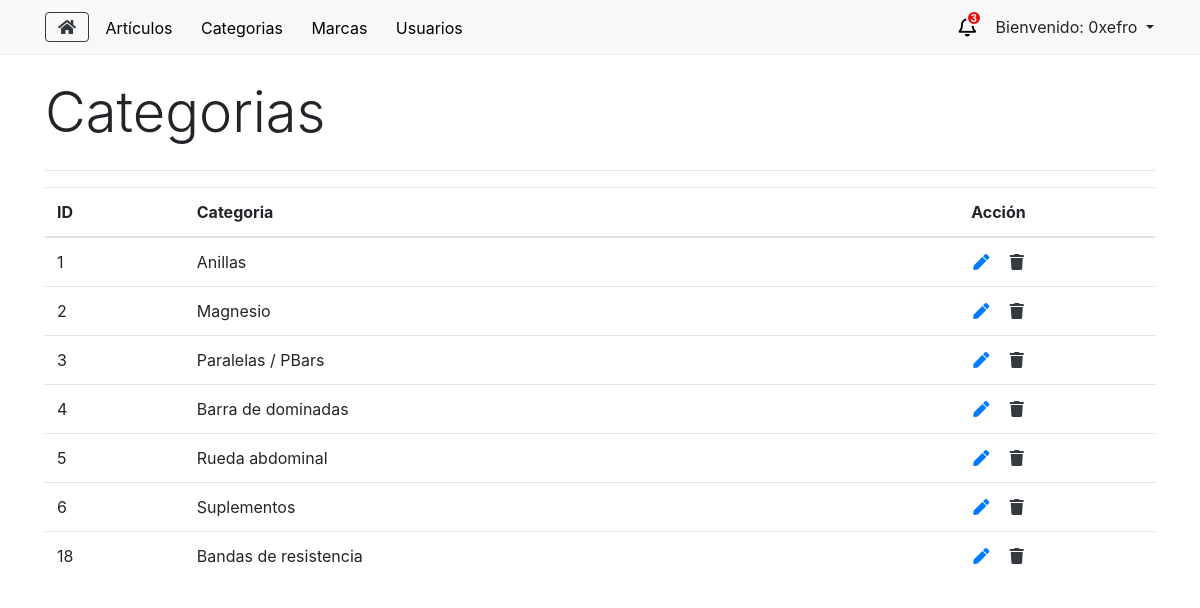
Screenshot of /categorias (signed in) with the database file from the repository.
### tables this page shows
CREATE TABLE `etipo` (
  `k` int(11) NOT NULL,
  `sNombre` varchar(255) NOT NULL
);

### application/libraries/Layouts.php (called while the page is built, shortened)
<?php
class Layouts {
    private $CI = null;
    function __construct() {
        $this->CI =& get_instance();
    }
    public function view($data = array()) {
        if (!empty($data)) {
            $vista = $this->CI->load->view($data['vista'], $data['params'], TRUE);
            $this->CI->load->view('layouts/'.$data['layout'], array(
                'contenido' => $vista,
                'titulo' => $data['titulo'],
                'style' => $data['style'],
                'js' => $data['js'],
                'numPedidos' => $this->CI->BackModel->numPedidos()
            ));
        }
    }
}

### application/controllers/AdminController.php (called while the page is built, shortened)
<?php
class AdminController extends CI_Controller {
    public function categorias() {
        $data = array(
            'categorias' => $this->BackModel->getCategorias()
        );
        $vista = array(
            'vista'     => 'admin/view_categorias',
            'params'    =>  $data,
            'layout'    => 'ly_admin',
            'titulo'    => 'Categorias',
            'style'     => '',
            'js'        => 'categorias'
        );
        $this->layouts->view($vista);
    }
}

### index.php (called while the page is built, shortened)
<?php
require_once BASEPATH.'core/CodeIgniter.php';

### application/models/BackModel.php (called while the page is built, shortened)
<?php
class BackModel extends CI_Model {
    private $con = null;
    public function __construct() {
        try {
            $this->con = $this->load->database('default', true);
        } catch(PDOException $e) {
            die($e->getMessage());
        }
    }
    public function getCategorias() {
        $sql = "SELECT * FROM eTipo";
        $query = $this->con->query($sql);
        $rs = $query->result_array();
        return $rs;
    }
}

### application/views/admin/view_categorias.php (the view, shortened to what this page needs)
<table class="table table-hover">
        <thead>
            <tr>
                <th class="align-middle">ID</th>
                <th>Categoria</th>
                <th class="text-center">Acción</th>
            </tr>
        </thead>
        <tbody>
            <?php
                foreach($categorias as $row) {
            ?>
                <tr>
                    <td><?php echo $row['k']; ?></td>
                    <td><?php echo $row['sNombre']; ?></td>
                    <td class="text-center">
                        <a href="categorias/editar/<?php echo $row['k']; ?>" class="fas fa-pen cursor-pointer px-2 text-primary no-underline"></a>
                        <i onclick="eliminar(<?php echo $row['k']; ?>)" class="fas fa-trash cursor-pointer px-2 text-dark no-underline"></i>
                    </td>
                </tr>
            <?php
                }
            ?>
        </tbody>
    </table>
</div>

### assets/css/_admin.css (style rules this page uses)
.cursor-pointer { cursor: pointer; }
.no-underline { text-decoration: none !important; }

### rows the page displays
etipo: k "1", sNombre "Anillas"
etipo: k "2", sNombre "Magnesio"
etipo: k "3", sNombre "Paralelas / PBars"
etipo: k "4", sNombre "Barra de dominadas"
etipo: k "5", sNombre "Rueda abdominal"
etipo: k "6", sNombre "Suplementos"
etipo: k "18", sNombre "Bandas de resistencia"

### other values shown
$numPedidos "3"
$nombreAdmin "0xefro"
$titulo "Categorias"
